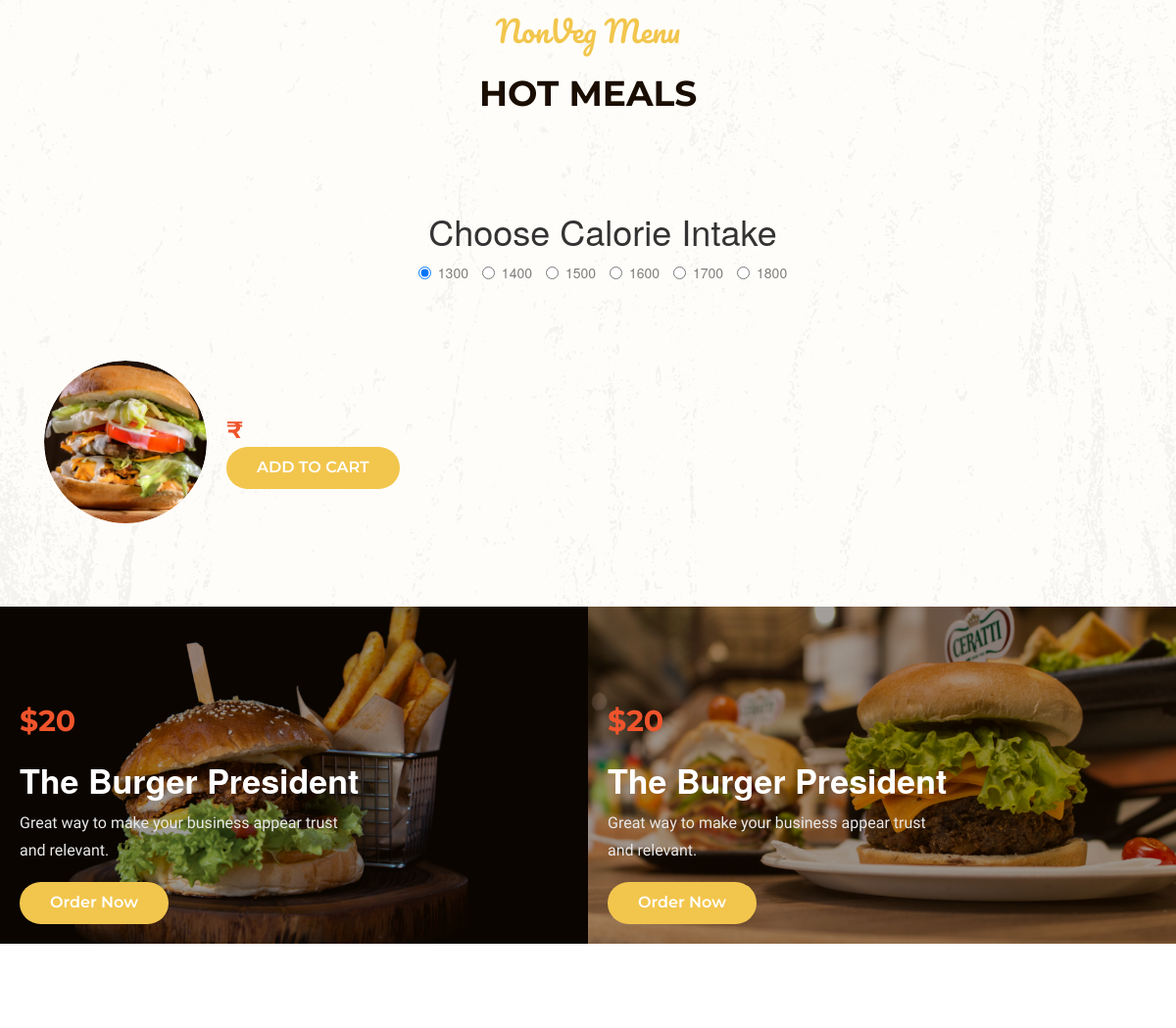
The page /order/nonveg.html (middle part) on the database as committed earlier.
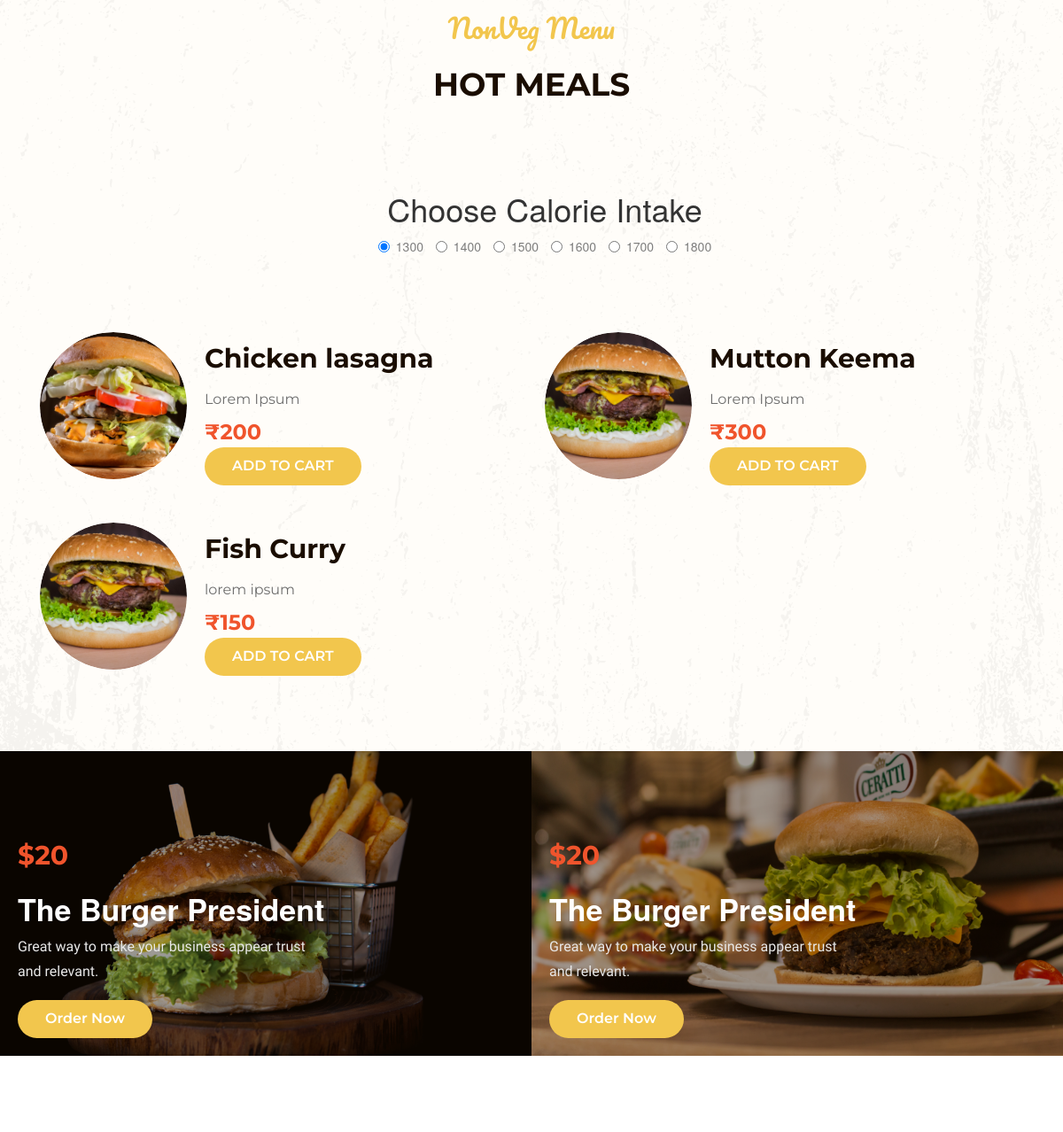
The same page on the database as committed later.
### order/models.py (models this page shows, shortened)
class NonVegProduct(models.Model):
    product_id = models.AutoField
    product_name = models.CharField(max_length = 50)
    desc = models.CharField(max_length = 300)
    price = models.IntegerField(default=0)
    image = models.ImageField(upload_to = "shop/img",default="")

### order/views.py (the view)
# urls.py: path('nonveg.html', views.nonveg, name="nonveg"),
def nonveg(request):
    products = NonVegProduct.objects.all()
    n = len(products)
    params = {'range': range(1,n), 'product': products}
    return render(request, 'nonveg.html', params)

### order/templates/nonveg.html (shortened to what this page needs)
{% load static %}
<!doctype html>
<html class="no-js" lang="zxx">
<head>
    <link rel="stylesheet" href="https://stackpath.bootstrapcdn.com/bootstrap/4.5.2/css/bootstrap.min.css">
    <link rel="stylesheet" href="{% static 'order/css/bootstrap.min.css' %}">
    <link rel="stylesheet" href="{% static 'order/css/owl.carousel.min.css' %}">
    <link rel="stylesheet" href="{% static 'order/css/magnific-popup.css' %}">
    <link rel="stylesheet" href="{% static 'order/css/font-awesome.min.css' %}">
    <link rel="stylesheet" href="{% static 'order/css/themify-icons.css' %}">
    <link rel="stylesheet" href="{% static 'order/css/nice-select.css' %}">
    <link rel="stylesheet" href="{% static 'order/css/flaticon.css' %}">
    <link rel="stylesheet" href="{% static 'order/css/animate.css' %}">
    <link rel="stylesheet" href="{% static 'order/css/slicknav.css' %}">
    <link rel="stylesheet" href="{% static 'order/css/style.css' %}">
    <link rel="stylesheet" href="https://maxcdn.bootstrapcdn.com/bootstrap/3.4.1/css/bootstrap.min.css">
</head>
<body>
    <div class="best_burgers_area">
        <div class="container">
            <div class="row">
                <div class="col-lg-12">
                    <div class="section_title text-center mb-80">
                        <span>NonVeg Menu</span>
                        <h3>Hot Meals</h3>
                    </div>
                </div>
            </div>
            <div class="container">
                <h1 class="text-center">Choose Calorie Intake</h1>
                <div class="section_title text-center mb-80">
                <label class="radio-inline">
                <input type="radio" name="optradio" checked>1300
                </label>
                <label class="radio-inline">
                <input type="radio" name="optradio">1400
                </label>
                <label class="radio-inline">
                <input type="radio" name="optradio">1500
                </label>
                <label class="radio-inline">
                <input type="radio" name="optradio">1600
                </label>
                <label class="radio-inline">
                <input type="radio" name="optradio">1700
                </label>
                <label class="radio-inline">
                <input type="radio" name="optradio">1800
                </label>
                </div>
            </div>
            <div class="row">
                <div class="col-xl-6 col-md-6 col-lg-6">
                    <div class="single_delicious d-flex align-items-center">
                        <div class="thumb">
                            <img src="{% static 'order/img/burger/1.png' %}" alt="">
                        </div>
                        <div class="info">
                            <h3 id = "namepr{{product.0.id}}">{{product.0.product_name}}</h3>
                            <p>{{product.0.desc}}</p>
                            <span>₹{{product.0.price}}</span>
                            <span id="divpr{{product.0.id}}" class="divpr">
                            <button class="boxed-btn3 cart" id="pr{{product.0.id}}">Add to Cart</button></span>
                        </div>
                    </div>
                </div>
                {% for i in product|slice:"1:" %}
                <div class="col-md-6 col-lg-6">
                    <div class="single_delicious d-flex align-items-center">
                        <div class="thumb">
                            <img src="{% static 'order/img/burger/2.png' %}" alt="">
                        </div>
                        <div class="info">
                            <h3 id="namepr{{i.id}}">{{i.product_name}}</h3>
                            <p>{{i.desc}}</p>
                            <span>₹{{i.price}}</span>
                            <span id="divpr{{i.id}}" class="divpr">
                            <button class="boxed-btn3 cart" id="pr{{i.id}}">Add to Cart</button></span>
                        </div>
                    </div>
                </div>
                {% endfor %}
                </div>
            </div>
        </div>
    <div class="Burger_President_area">
            <div class="Burger_President_here">
                <div class="single_Burger_President">
                    <div class="room_thumb">
                        <img src="{% static 'order/img/burgers/1.png' %}" alt="">
                        <div class="room_heading d-flex justify-content-between align-items-center">
                            <div class="room_heading_inner">
                                <span>$20</span>
                                <h3>The Burger President</h3>
                                <p>Great way to make your business appear trust <br> and relevant.</p>
                                <a href="#" class="boxed-btn3">Order Now</a>
                            </div>
                        </div>
                    </div>
                </div>
                <div class="single_Burger_President">
                    <div class="room_thumb">
                        <img src="{% static 'order/img/burgers/2.png' %}" alt="">
                        <div class="room_heading d-flex justify-content-between align-items-center">
                            <div class="room_heading_inner">
                                <span>$20</span>
                                <h3>The Burger President</h3>
                                <p>Great way to make your business appear trust <br> and relevant.</p>
                                <a href="#" class="boxed-btn3">Order Now</a>
                            </div>
                        </div>
                    </div>
                </div>
            </div>
    </div>
    <div class="testimonial_area ">
</div>
</body>
</html>

Rows that differ between the two databases and show on the page:
added NonVegProduct: product_name "Chicken lasagna", desc "Lorem Ipsum", price "200"
added NonVegProduct: product_name "Mutton Keema", desc "Lorem Ipsum", price "300"
added NonVegProduct: product_name "Fish Curry", desc "lorem ipsum", price "150"
